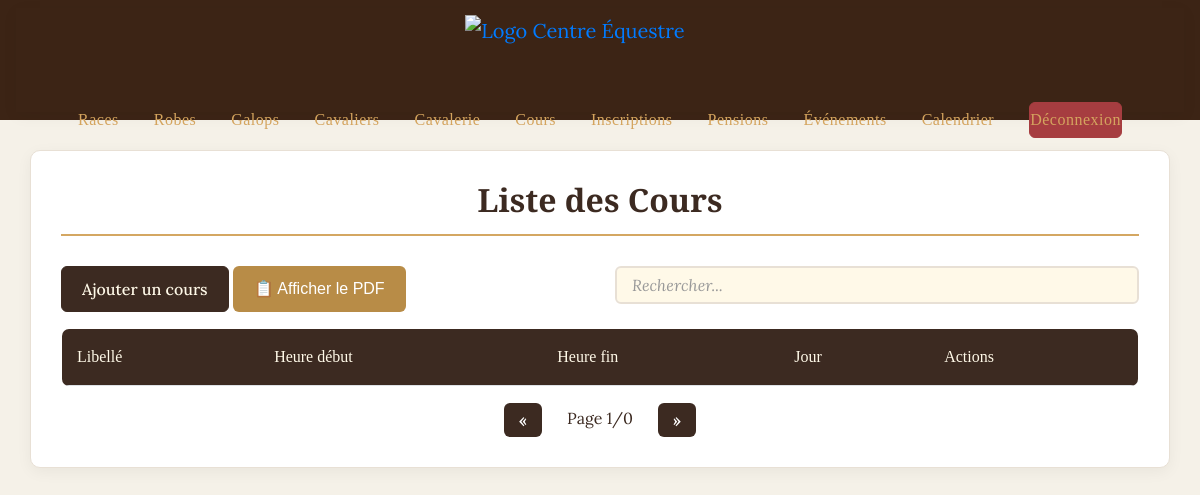
/vue/vue.cours.php, run on an earlier commit of the app's database.
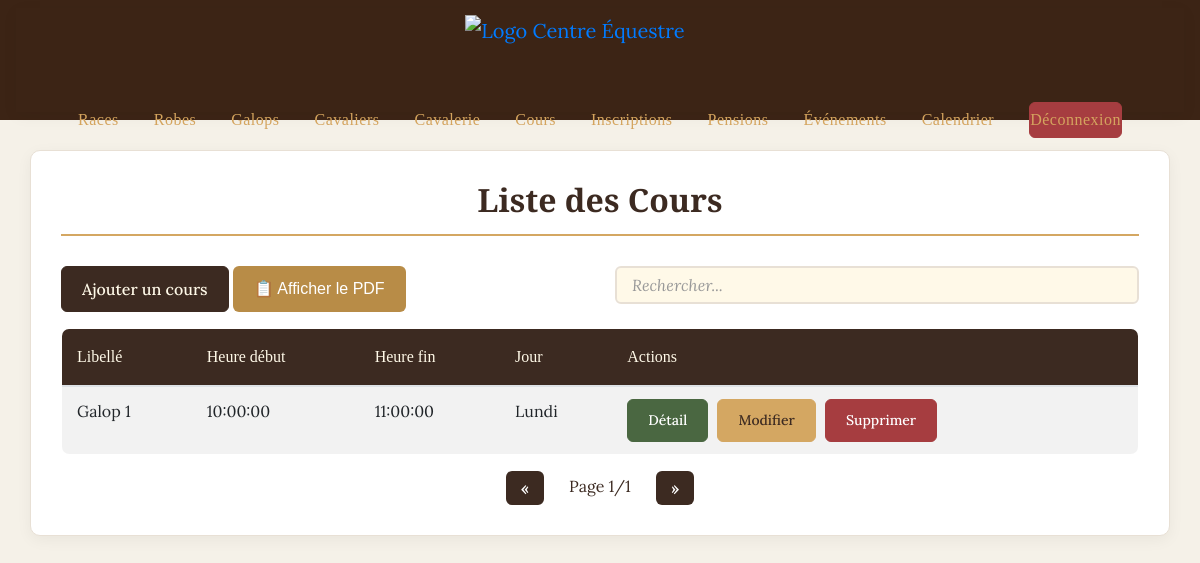
And on a later commit of the database.
### tables this page shows
CREATE TABLE `cours` (
  `idcours` int(11) NOT NULL,
  `libcours` varchar(50) NOT NULL,
  `hdebut` time NOT NULL,
  `hfin` time NOT NULL,
  `jour` varchar(50) NOT NULL,
  `supprime` tinyint(1) DEFAULT 0
);

### class/class.cours.php (called while the page is built, shortened)
<?php
class Cours {
    public function CoursAll(){
        $con = connexionPDO();
        $sql = "SELECT * FROM cours;";
        $executesql = $con->prepare($sql);
        $executesql->execute();
        $resultat = $executesql->fetchAll();
        return $resultat;
    }
}
?>

### vue/vue.cours.php (the view, shortened to what this page needs)
<?php
include_once '../class/class.cours.php';
include_once '../include/haut.inc.php';
$cours = new Cours();
$listeCours = $cours->CoursAll();
?>
<!DOCTYPE html>
<html>
<head>
    <link rel="stylesheet" href="https://stackpath.bootstrapcdn.com/bootstrap/4.5.2/css/bootstrap.min.css">
    <link rel="stylesheet" href="../css/style_crud.css">
</head>
<body>
    <div class="container mt-4">
        <h2>Liste des Cours</h2>
    <div class="row mb-3">
        <div class="col-md-6">
            <button type="button" class="btn btn-primary" data-toggle="modal" data-target="#ajoutModal">
                Ajouter un cours
            </button>
            <a href="../classpdf/classpdfcours.php" class="btn" style="background-color: #B88C47; color: white; text-decoration: none; border-radius: 6px; padding: 10px 20px; font-size: 16px; font-family: Arial, sans-serif "target="_blank";">
                📋 Afficher le PDF
            </a>
        </div>
        <div class="col-md-6">
            <input type="text" id="searchInput" class="form-control" placeholder="Rechercher...">
        </div>
    </div>
        <table class="table table-striped" id="coursTable">
            <thead>
                <tr>
                    <th>Libellé</th>
                    <th>Heure début</th>
                    <th>Heure fin</th>
                    <th>Jour</th>
                    <th>Actions</th>
                </tr>
            </thead>
            <tbody>
                <?php foreach($listeCours as $c):
                    if ($c['supprime'] != '1'): ?>
                    <tr>
                        <td><?php echo $c['libcours']; ?></td>
                        <td><?php echo $c['hdebut']; ?></td>
                        <td><?php echo $c['hfin']; ?></td>
                        <td><?php echo $c['jour']; ?></td>
                        <td>
                            <button class="btn btn-sm btn-info" data-toggle="modal" data-target="#detailModal<?php echo $c['idcours']; ?>">
                                Détail
                            </button>
                            <button class="btn btn-sm btn-warning" data-toggle="modal" data-target="#modifModal<?php echo $c['idcours']; ?>">
                                Modifier
                            </button>
                            <button class="btn btn-sm btn-danger" data-toggle="modal" data-target="#suppModal<?php echo $c['idcours']; ?>">
                                Supprimer
                            </button>
                        </td>
                    </tr>
                <?php endif; endforeach; ?>
            </tbody>
        </table>
    </div>
</body>
</html>

What changed in the data, as far as the page shows it:
added cours: libcours "Galop 1", hdebut "10:00:00", hfin "11:00:00", jour "Lundi"
Also different on the page:
text written by a page script: "« Page 1/0 »" → "« Page 1/1 »"
